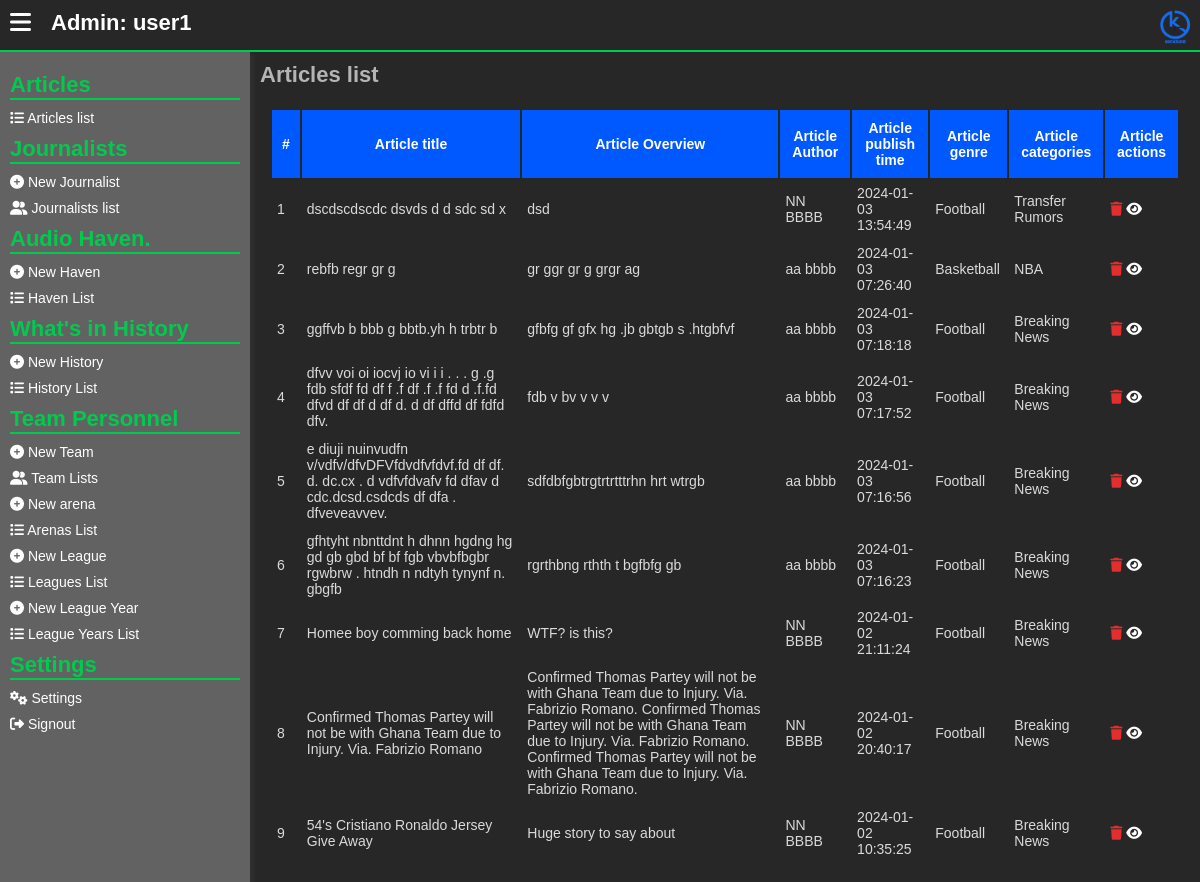
The page /admins/articles-list.php (signed in) on the database as committed earlier.
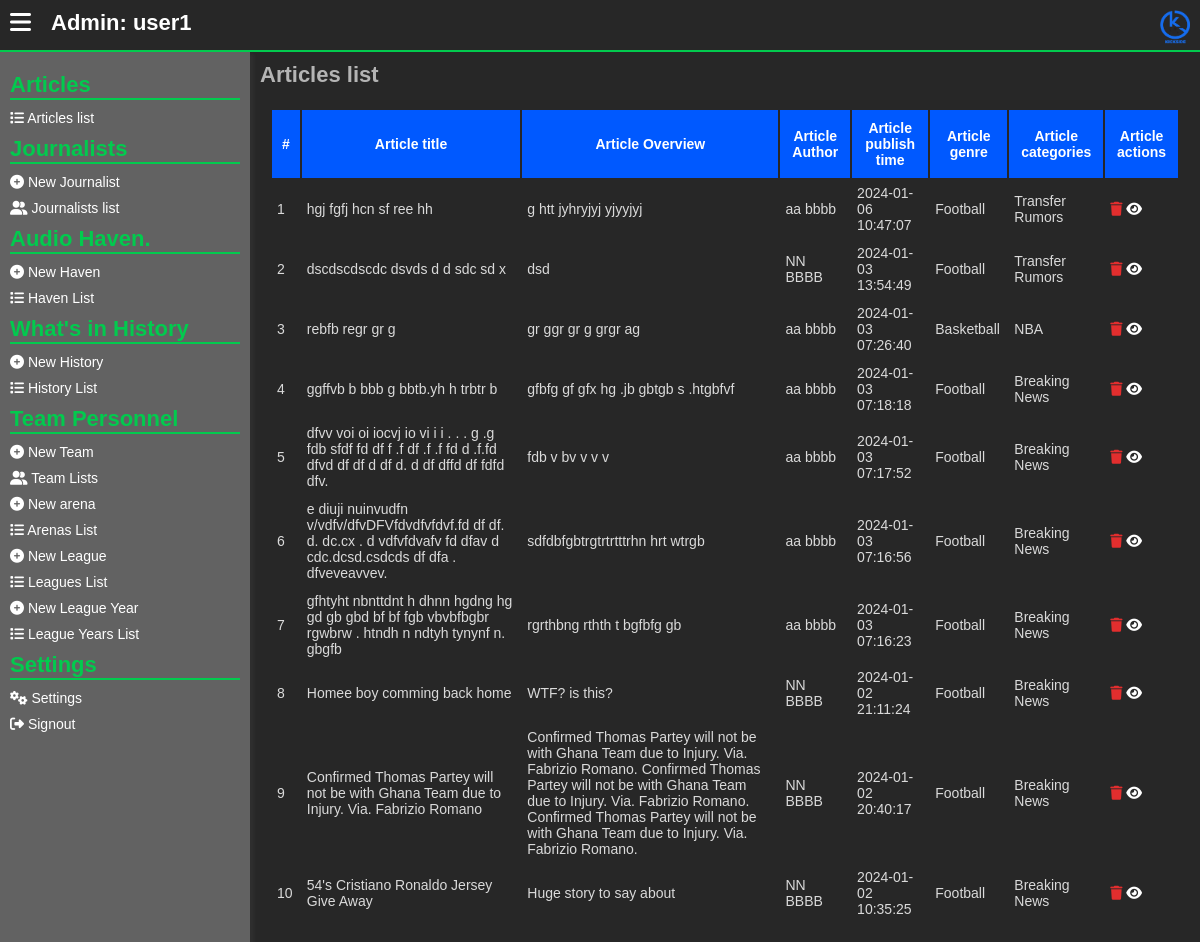
The same page on the database as committed later.
### tables this page shows
CREATE TABLE `news_articles` (
  `article_id` int(11) NOT NULL,
  `article_title` text NOT NULL,
  `article_overview` text NOT NULL,
  `article_poster` text NOT NULL,
  `article_full_details` text NOT NULL,
  `article_author` int(11) NOT NULL,
  `article_genre` int(11) NOT NULL,
  `article_publish_time` text NOT NULL DEFAULT current_timestamp()
);

CREATE TABLE `journalists` (
  `id` int(11) NOT NULL,
  `first_name` varchar(255) NOT NULL,
  `last_name` varchar(255) NOT NULL,
  `user_name` varchar(255) NOT NULL,
  `email` varchar(255) NOT NULL,
  `phone_number` varchar(255) NOT NULL,
  `password` text NOT NULL,
  `display_name` varchar(255) NOT NULL,
  `status` varchar(255) NOT NULL DEFAULT 'Working'
);

CREATE TABLE `genres` (
  `id` int(11) NOT NULL,
  `genre_name` varchar(255) NOT NULL,
  `genre_description` text NOT NULL
);

CREATE TABLE `categories` (
  `id` int(11) NOT NULL,
  `category_name` varchar(255) NOT NULL,
  `category_description` text NOT NULL,
  `genre` int(11) NOT NULL
);

### admins/articles-list.php (the view, shortened to what the changed rows need)
<?php
include("../assets/php/global/server.php");
?>
<!DOCTYPE html>
<html lang="en">
<head>
   <link rel="stylesheet" href="../assets/css/back-main.css">
   <link rel="stylesheet" href="https://cdnjs.cloudflare.com/ajax/libs/font-awesome/6.5.1/css/all.min.css"
 />
</head>
<body>
   <main>
      <section class="main-section">
         <div class="hero">
            <?php include("../assets/php/admins/left-nav.php") ?>
            <div class="dashboard">
               <div class="dashboard-cont">
                  <h1>
                     Articles list
                  </h1>
                  <div class="form-row">
                     <table>
                        <thead>
                           <tr>
                              <th>#</th>
                              <th>
                                 Article title
                              </th>
                              <th>
                                 Article Overview
                              </th>
                              <th>
                                 Article Author
                              </th>
                              <th>
                                 Article publish time
                              </th>
                              <th>
                                 Article genre
                              </th>
                              <th>
                                 Article categories
                              </th>
                              <th>
                                 Article actions
                              </th>
                           </tr>
                        </thead>
                        <tbody>
                           <?php
                           $get_All_articles = mysqli_query($server, "SELECT * from
                              news_articles,genres,journalists
                              WHERE
                              news_articles.article_genre = genres.id
                              AND news_articles.article_author = journalists.id
                              ORDER BY article_publish_time DESC
                           ");
                           if (mysqli_num_rows($get_All_articles) < 1) {
                              ?>
                              <tr>
                                 <td colspan="100">
                                    No values found
                                 </td>
                              </tr>
                              <?php
                           } else {
                              $counter = 1;
                              while ($data_All_articles = mysqli_fetch_array($get_All_articles)) {
                                 $article_id = $data_All_articles['article_id'];
                                 ?>
                                 <tr>
                                    <td>
                                       <?php echo $counter++; ?>
                                    </td>
                                    <td>
                                       <?php echo $data_All_articles['article_title']; ?>
                                    </td>
                                    <td>
                                       <?php echo $data_All_articles['article_overview']; ?>
                                    </td>
                                    <td>
                                       <?php echo $data_All_articles['display_name']; ?>
                                    </td>
                                    <td>
                                       <?php echo $data_All_articles['article_publish_time']; ?>
                                    </td>
                                    <td>
                                       <?php echo $data_All_articles['genre_name']; ?>
                                    </td>
                                    <td>
                                       <?php
                                       $check_if_categories_exists = mysqli_query($server, "SELECT * from
                                             news_articles_categories,categories
                                             WHERE article = '$article_id'
                                             AND news_articles_categories.category = categories.id
                                       ");
                                       if (mysqli_num_rows($check_if_categories_exists) < 1) {
                                          ?>
                                          <a href="article-add-category.php?a=<?php echo $data_All_articles['article_id']; ?>"
                                             title="Add an article Category">
                                             <i class="fa fa-plus-circle"></i>
                                          </a>
                                          <?php
                                       } else {
                                          $data_if_cateogry_exists = mysqli_fetch_array($check_if_categories_exists);
                                          echo $data_if_cateogry_exists['category_name'];
                                       }
                                       ?>
                                    </td>
                                    <td>
                                       <button class="deleteArticle delete"
                                          value="<?php echo $data_All_articles['article_id']; ?>" title="Delete article.">
                                          <i class="fa fa-trash"></i>
                                       </button>
                                       <a href="../clients/read.php?a=<?php echo $data_All_articles['article_id']; ?>"
                                          target="_blank" title="Watch the Article live">
                                          <i class="fa fa-eye"></i>
                                       </a>
                                    </td>
                                 </tr>
                                 <?php
                              }
                           }
                           ?>
                        </tbody>
                     </table>
                  </div>
               </div>
            </div>
         </div>
      </section>
   </main>
</body>
</html>

Rows that differ between the two databases and show on the page:
added news_articles: article_title "hgj fgfj hcn sf ree hh", article_overview "g htt jyhryjyj yjyyjyj", article_author.display_name "aa bbbb", article_publish_time "2024-01-06 10:47:07", article_genre.genre_name "Football", categories.category_name "Transfer Rumors", $data_All_articles['article_id'] 20 (drawn)
